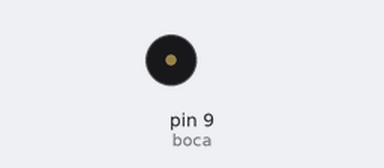
The sketch below on a simulated Arduino Uno, built with avr-gcc and run on an emulated ATmega328P. Parts: buzzer (waves = sounding).

Above: at 0.5 s.
Timing chart, 0 to 3.0 s (numbered marks = the images above):
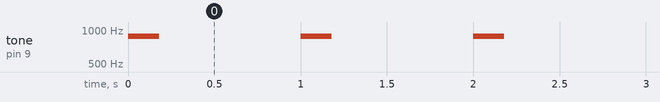

Measured:
- by itself, tone on pin 9 (boca): alternates 880 Hz for 0.18 s and silent for 0.82 s

The sketch:

ArduninaVoz.ino
```cpp
const int boca = 9;

void setup() {
  pinMode(boca, OUTPUT);
}

void loop() {
  tone(boca, 880, 180);
  delay(1000);
}
```
